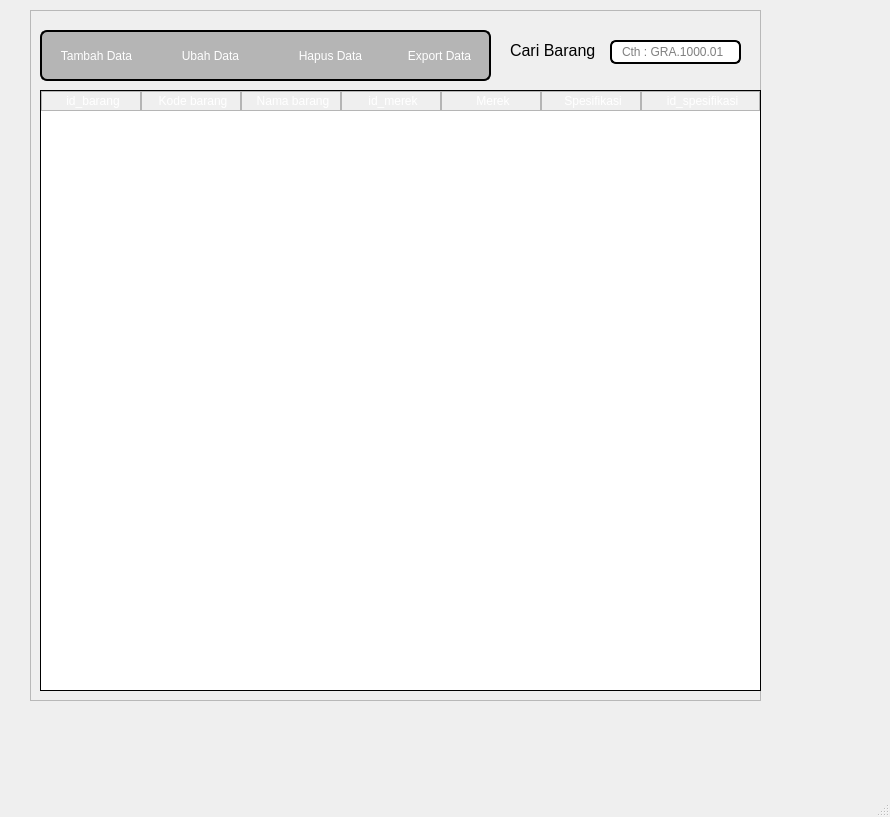
<?xml version="1.0" encoding="UTF-8"?>
<ui version="4.0">
 <class>MainWindow</class>
 <widget class="QMainWindow" name="MainWindow">
  <property name="geometry">
   <rect>
    <x>0</x>
    <y>0</y>
    <width>890</width>
    <height>817</height>
   </rect>
  </property>
  <property name="windowTitle">
   <string>Katalog - PT. Karya Graha Laboratory</string>
  </property>
  <property name="windowIcon">
   <iconset resource="../data/ui/logo.qrc">
    <normaloff>:/newPrefix/logo.png</normaloff>:/newPrefix/logo.png</iconset>
  </property>
  <widget class="QWidget" name="centralwidget">
   <widget class="QFrame" name="frame">
    <property name="geometry">
     <rect>
      <x>30</x>
      <y>10</y>
      <width>731</width>
      <height>691</height>
     </rect>
    </property>
    <property name="styleSheet">
     <string notr="true"/>
    </property>
    <property name="frameShape">
     <enum>QFrame::StyledPanel</enum>
    </property>
    <property name="frameShadow">
     <enum>QFrame::Raised</enum>
    </property>
    <widget class="QTableWidget" name="katalogTable">
     <property name="geometry">
      <rect>
       <x>10</x>
       <y>80</y>
       <width>721</width>
       <height>601</height>
      </rect>
     </property>
     <property name="styleSheet">
      <string notr="true">QTableWidget{

border: 1px solid black ;

border-color:black;


}


QHeaderView::section {
    background-color: qlineargradient(x1:0, y1:0, x2:0, y2:1,
                                      stop:0 #616161, stop: 0.5 #000000,
                                      stop: 0.6 #000000, stop:1 #656565);
    color: white;
    padding-left: 4px;
    border: 1px solid #B5B5B5;

}


QTableWidget QTableCornerButton::section {
  background-color: qlineargradient(x1:0, y1:0, x2:0, y2:1,
                                      stop:0 #616161, stop: 0.5 #000000,
                                      stop: 0.6 #000000, stop:1 #656565); }


</string>
     </property>
     <property name="sizeAdjustPolicy">
      <enum>QAbstractScrollArea::AdjustToContents</enum>
     </property>
     <property name="editTriggers">
      <set>QAbstractItemView::NoEditTriggers</set>
     </property>
     <property name="dragDropOverwriteMode">
      <bool>false</bool>
     </property>
     <property name="selectionMode">
      <enum>QAbstractItemView::SingleSelection</enum>
     </property>
     <property name="selectionBehavior">
      <enum>QAbstractItemView::SelectRows</enum>
     </property>
     <property name="verticalScrollMode">
      <enum>QAbstractItemView::ScrollPerItem</enum>
     </property>
     <property name="showGrid">
      <bool>true</bool>
     </property>
     <property name="sortingEnabled">
      <bool>false</bool>
     </property>
     <attribute name="horizontalHeaderVisible">
      <bool>true</bool>
     </attribute>
     <attribute name="horizontalHeaderDefaultSectionSize">
      <number>100</number>
     </attribute>
     <attribute name="horizontalHeaderStretchLastSection">
      <bool>true</bool>
     </attribute>
     <column>
      <property name="text">
       <string>id_barang</string>
      </property>
     </column>
     <column>
      <property name="text">
       <string>Kode barang</string>
      </property>
     </column>
     <column>
      <property name="text">
       <string>Nama barang</string>
      </property>
     </column>
     <column>
      <property name="text">
       <string>id_merek</string>
      </property>
     </column>
     <column>
      <property name="text">
       <string>Merek</string>
      </property>
     </column>
     <column>
      <property name="text">
       <string>Spesifikasi</string>
      </property>
     </column>
     <column>
      <property name="text">
       <string>id_spesifikasi</string>
      </property>
     </column>
    </widget>
    <widget class="QPushButton" name="addButton">
     <property name="geometry">
      <rect>
       <x>10</x>
       <y>20</y>
       <width>111</width>
       <height>51</height>
      </rect>
     </property>
     <property name="styleSheet">
      <string notr="true">QPushButton {color:white; background-color:#B5B5B5;border:2px solid black;font: 13px &quot;Open Sans&quot;;border-right:0px;
border-top-left-radius: 7px;
border-bottom-left-radius: 7px;
padding: 0 8px;}




QPushButton:hover:!pressed {
 background-color: #3D3D3D;
border-style:inset
}

QPushButton:hover {
 background-color:#171717
}


</string>
     </property>
     <property name="text">
      <string>Tambah Data</string>
     </property>
    </widget>
    <widget class="QPushButton" name="exportButton">
     <property name="geometry">
      <rect>
       <x>360</x>
       <y>20</y>
       <width>101</width>
       <height>51</height>
      </rect>
     </property>
     <property name="styleSheet">
      <string notr="true">QPushButton {color:white; background-color:#B5B5B5;border:2px solid black;font: 13px &quot;Open Sans&quot;;border-left:0px;
border-top-right-radius: 7px;
border-bottom-right-radius: 7px;
padding: 0 8px;}


QPushButton:pressed{
background-color: #0e526b;
border-style:inset}


QPushButton:hover:!pressed {
 background-color: #3D3D3D;
border-style:inset
}

QPushButton:hover {
 background-color:#171717
}

</string>
     </property>
     <property name="text">
      <string>Export Data</string>
     </property>
    </widget>
    <widget class="QPushButton" name="editButton">
     <property name="geometry">
      <rect>
       <x>120</x>
       <y>20</y>
       <width>121</width>
       <height>51</height>
      </rect>
     </property>
     <property name="styleSheet">
      <string notr="true">QPushButton:disabled {
    color: rgba(0,0, 0, 100)
}

QPushButton {color:white; background-color:#B5B5B5;border:2px solid black;font: 13px &quot;Open Sans&quot;;border-right:0px;border-left:0px;
padding: 0 8px;
}

QPushButton:hover:!pressed {
 background-color: #3D3D3D;
border-style:inset
}

QPushButton:hover {
 background-color:#171717
}





QPushButton:hover {
  background-color:rgb(61, 61, 61)
}

</string>
     </property>
     <property name="text">
      <string>Ubah Data</string>
     </property>
    </widget>
    <widget class="QLineEdit" name="searchField">
     <property name="geometry">
      <rect>
       <x>580</x>
       <y>30</y>
       <width>131</width>
       <height>24</height>
      </rect>
     </property>
     <property name="styleSheet">
      <string notr="true">border: 2px solid black;
border-radius: 6px;
padding: 0 8px;
min-height: 20px ;
max-height:20px;
selection-background-color: gray;
color:black
</string>
     </property>
     <property name="placeholderText">
      <string>Cth : GRA.1000.01</string>
     </property>
    </widget>
    <widget class="QLabel" name="label">
     <property name="geometry">
      <rect>
       <x>480</x>
       <y>20</y>
       <width>91</width>
       <height>41</height>
      </rect>
     </property>
     <property name="styleSheet">
      <string notr="true">color:black;</string>
     </property>
     <property name="text">
      <string>&lt;html&gt;&lt;head/&gt;&lt;body&gt;&lt;p&gt;&lt;span style=&quot; font-size:12pt;&quot;&gt;Cari Barang : &lt;/span&gt;&lt;/p&gt;&lt;/body&gt;&lt;/html&gt;</string>
     </property>
    </widget>
    <widget class="QPushButton" name="deleteButton">
     <property name="geometry">
      <rect>
       <x>240</x>
       <y>20</y>
       <width>121</width>
       <height>51</height>
      </rect>
     </property>
     <property name="styleSheet">
      <string notr="true">QPushButton:disabled {
    color: rgba(0,0, 0, 100)
}

QPushButton {color:white; background-color:#B5B5B5;border:2px solid black;font: 13px &quot;Open Sans&quot;;border-right:0px;border-left:0px;
padding: 0 8px;
}

QPushButton:hover:!pressed {
 background-color: #3D3D3D;
border-style:inset
}

QPushButton:hover {
 background-color:#171717
}
</string>
     </property>
     <property name="text">
      <string>Hapus Data</string>
     </property>
    </widget>
   </widget>
  </widget>
  <widget class="QMenuBar" name="menubar">
   <property name="geometry">
    <rect>
     <x>0</x>
     <y>0</y>
     <width>890</width>
     <height>21</height>
    </rect>
   </property>
  </widget>
  <widget class="QStatusBar" name="statusbar"/>
 </widget>
 <tabstops>
  <tabstop>katalogTable</tabstop>
  <tabstop>addButton</tabstop>
  <tabstop>editButton</tabstop>
  <tabstop>deleteButton</tabstop>
  <tabstop>exportButton</tabstop>
  <tabstop>searchField</tabstop>
 </tabstops>
 <resources>
  <include location="../data/font/opensans.qrc"/>
  <include location="../data/ui/logo.qrc"/>
 </resources>
 <connections/>
</ui>
